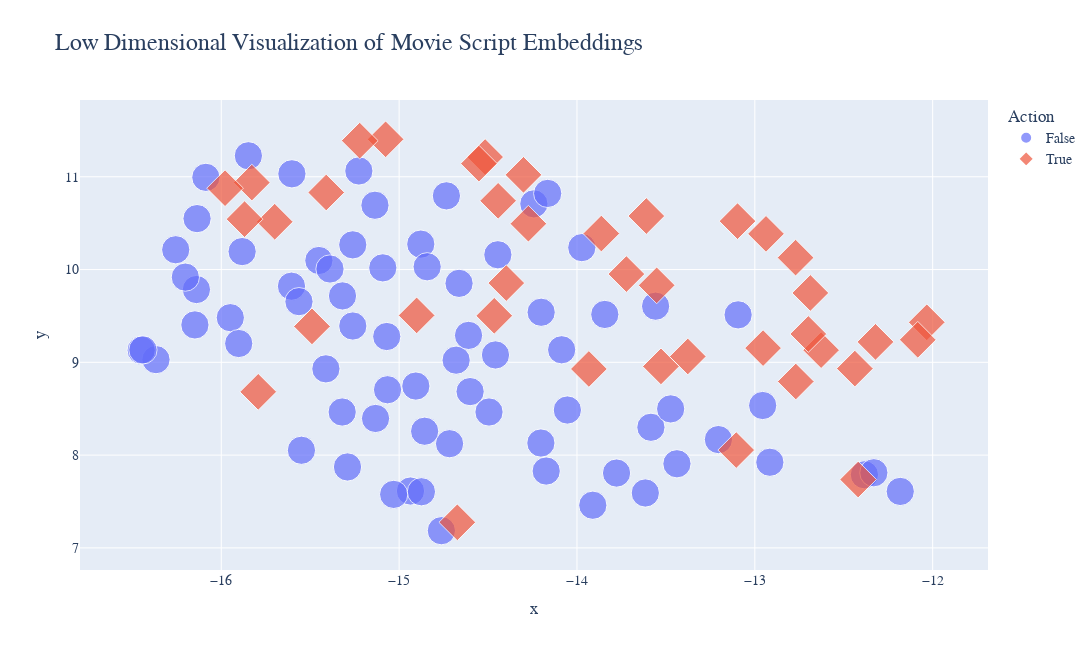

Notebook code for this chart:
### Code cell
focus = emblow.sample(1)[0, "genre"].split(",")
focus = focus[random.randint(0, len(focus))]
print(focus)

fig = px.scatter(
    emblow.with_columns(
        pl.col("genre").str.to_lowercase().str.contains(focus.lower(), literal=True)
        .alias(focus)
    ).with_columns(
        pl.when(pl.col(focus))
        .then(1.25)
        .otherwise(1)
        .alias(focus + "size")
    ),
    x='x',
    y='y',
    color=focus,
    symbol=focus,
    size = [2]*len(emblow), # focus + "size",
    # text = f'{focus}_label',
    hover_name = "movie_title",
    hover_data =["year", "genre", focus],
    title = "Low Dimensional Visualization of Movie Script Embeddings",
    width = int(1.25e3),
    height = int(0.65e3)
)

fig.update_layout(
    font=dict(
        family='Arial Black', 
        size=14
    ),
    title_font = dict(
        family='Arial Black', 
        size=24
    )
)

fig.show()

### Figure 1 — Plotly figure (JSON) as saved in the notebook; plotly's stock layout.template omitted (floating-point values rounded to 4 significant figures; data arrays with more than 128 entries replaced by an {"elided": "..."} marker saying what was removed)
{"data": [{"customdata": {"elided": "71x3 mixed values"}, "hovertemplate": "<b>%{hovertext}</b><br><br>Action=%{customdata[2]}<br>x=%{x}<br>y=%{y}<br>size=%{marker.size}<br>year=%{customdata[0]}<br>genre=%{customdata[1]}<extra></extra>", "hovertext": ["12 Angry Men", "9", "A Few Good Men Script", "A Scanner Darkly", "Aladdin", "All Quiet On The Western Front", "Amsterdam", "Anastasia", "Antz", "Barbie", "Basic Instinct", "Beavis and Butt-head Do America", "The Boxtrolls", "Bros", "Cidade de Deus (City of God)", "Coco", "Coraline", "The Croods", "The Curious Case of Benjamin Button", "Despicable Me 2", "Elemental", "Elvis", "Encanto", "Fantastic Mr Fox", "Fight Club", "Finding Nemo", "Forrest Gump", "Frozen (Disney)", "Gladiator 2", "Glass Onion", "The Godfather Part II", "The Godfather", "Goodfellas", "Happy Feet", "The Holdovers", "How to Train Your Dragon", "Inside Out", "Inside Out 2", "Interstellar", "It's a Wonderful Life", "The Little Mermaid", "The Lord of the Rings The Fellowship of the Ring", "The Lord of the Rings The Return of the King", "Luca", "Mary Poppins", "Moana 2", "Monkeybone", "Mulan", "The Nightmare Before Christmas", "Nope", "One Flew Over the Cuckoo's Nest", "Oppenheimer", "ParaNorman", "Pinocchio", "Pokemon: Mewtwo Returns", "Pulp Fiction", "The Rescuers Down Under", "Rise of the Guardians", "Saving Private Ryan", "Schindler's List", "Se7en", "The Shawshank Redemption", "Shrek", "Shrek the Third", "The Silence of the Lambs", "South Park", "Toy Story", "Up", "Wall-E", "Wonka", "Zootopia"], "legendgroup": "False", "marker": {"color": "#636efa", "size": [2, 2, 2, 2, 2, 2, 2, 2, 2, 2, 2, 2, 2, 2, 2, 2, 2, 2, 2, 2, 2, 2, 2, 2, 2, 2, 2, 2, 2, 2, 2, 2, 2, 2, 2, 2, 2, 2, 2, 2, 2, 2, 2, 2, 2, 2, 2, 2, 2, 2, 2, 2, 2, 2, 2, 2, 2, 2, 2, 2, 2, 2, 2, 2, 2, 2, 2, 2, 2, 2, 2], "sizemode": "area", "sizeref": 0.005, "symbol": "circle"}, "mode": "markers", "name": "False", "orientation": "v", "showlegend": true, "type": "scatter", "x": [-15.26, -13.84, -14.73, -15.45, -14.94, -14.24, -14.88, -15.07, -14.2, -14.68, -16.09, -15.61, -14.72, -15.32, -16.37, -16.45, -14.6, -12.96, -15.95, -14.49, -14.2, -16.14, -16.44, -15.13, -14.84, -13.78, -16.2, -14.05, -15.14, -14.44, -15.23, -15.6, -16.14, -13.44, -15.56, -12.92, -14.46, -14.61, -13.09, -16.15, -13.91, -12.38, -12.33, -14.17, -15.9, -13.62, -15.07, -14.76, -15.32, -15.09, -15.39, -13.97, -15.26, -15.29, -13.58, -15.88, -13.2, -13.47, -14.16, -12.18, -15.85, -16.26, -15.03, -14.87, -14.66, -15.41, -14.91, -14.09, -13.56, -15.55, -14.86], "xaxis": "x", "y": [10.27, 9.516, 10.79, 10.1, 7.613, 10.71, 10.27, 9.278, 9.54, 9.023, 10.99, 9.821, 8.123, 9.716, 9.029, 9.131, 8.685, 8.535, 9.481, 8.464, 8.13, 9.784, 9.134, 8.395, 10.03, 7.807, 9.918, 8.486, 10.69, 10.16, 11.06, 11.03, 10.55, 7.907, 9.654, 7.923, 9.08, 9.29, 9.512, 9.403, 7.46, 7.788, 7.81, 7.828, 9.203, 7.592, 8.704, 7.185, 8.464, 10.02, 10.01, 10.24, 9.391, 7.872, 8.3, 10.19, 8.167, 8.498, 10.82, 7.609, 11.23, 10.21, 7.577, 7.605, 9.851, 8.93, 8.744, 9.135, 9.605, 8.052, 8.258], "yaxis": "y"}, {"customdata": [[2001, "Action,Crime,Drama,Thriller", true], [2008, "Action,Adventure,Drama,SciFi,Thriller", true], [2009, "Action,Adventure,Comedy", true], [1982, "Action,Comedy,Thriller", true], [2015, "Action,Crime,Drama", true], [1987, "Action", true], [1988, "Action,Adventure,SciFi,Thriller", true], [1997, "Action,Adventure,Crime,Drama,Thriller", true], [1978, "Action,Horror,SciFi,Thriller", true], [1991, "Action,Drama,Horror,SciFi,Thriller", true], [2009, "Action,Adventure,Fantasy", true], [2019, "Action,Adventure,Drama", true], [2022, "Action,Crime,Drama", true], [2022, "Action,Adventure,Drama", true], [2002, "Action,Adventure,Drama,Mystery,Thriller", true], [2004, "Action,Adventure,Drama,Mystery,Thriller", true], [2007, "Action,Adventure,Mystery,Thriller", true], [2011, "Action,Adventure,Animation", true], [2008, "Action,Crime,Drama", true], [2024, "Action,Adventure,Comedy", true], [2008, "Action,Mystery,Thriller", true], [2009, "Action,Adventure,Family", true], [1980, "Action,Adventure,Animation,Fantasy,Horror,SciFi", true], [2014, "Action,Adventure,Animation", true], [2010, "Action,Adventure,SciFi", true], [2004, "Action,Adventure,Animation,Comedy,Family,SciFi", true], [2008, "Action,Animation,Comedy,Family", true], [2014, "Action,Adventure,Animation", true], [1999, "Action,SciFi", true], [2010, "Action,Animation,Comedy,Family,SciFi", true], [2022, "Action,Adventure,Drama", true], [1954, "Action,Drama", true], [2021, "Action,Adventure,Fantasy", true], [1980, "Action,Adventure,Fantasy", true], [2005, "Action,Adventure,Animation,Comedy,Drama,Fantasy", true], [1986, "Action,Drama", true], [2022, "Action,Drama", true], [1986, "Action,Animation,Family,SciFi", true], [2024, "Action,Adventure,Thriller", true]], "hovertemplate": "<b>%{hovertext}</b><br><br>Action=%{customdata[2]}<br>x=%{x}<br>y=%{y}<br>size=%{marker.size}<br>year=%{customdata[0]}<br>genre=%{customdata[1]}<extra></extra>", "hovertext": ["15 Minutes", "2012", "30 Minutes or Less", "48 Hrs", "A Most Violent Year", "Above the Law", "The Abyss", "Air Force One", "Alien", "Alien 3", "Avatar", "Avengers: Endgame", "The Batman", "Black Panther Wakanda Forever", "The Bourne Identity", "The Bourne Supremacy", "The Bourne Ultimatum", "Cars 2", "The Dark Knight", "Deadpool & Wolverine", "Eagle Eye", "Harry Potter and the Half Blood Prince", "Heavy Metal", "How to Train Your Dragon 2", "Inception", "The Incredibles", "Kung Fu Panda", "The LEGO Movie", "The Matrix", "Megamind", "The Northman", "Seven Samurai", "Spider Man No Way Home", "Star Wars Episode V The Empire Strikes Back", "TMNT", "Top Gun", "Top Gun Maverick", "Transformers: The Movie", "Twisters"], "legendgroup": "True", "marker": {"color": "#EF553B", "size": [2, 2, 2, 2, 2, 2, 2, 2, 2, 2, 2, 2, 2, 2, 2, 2, 2, 2, 2, 2, 2, 2, 2, 2, 2, 2, 2, 2, 2, 2, 2, 2, 2, 2, 2, 2, 2, 2, 2], "sizemode": "area", "sizeref": 0.005, "symbol": "diamond"}, "mode": "markers", "name": "True", "orientation": "v", "showlegend": true, "type": "scatter", "x": [-15.83, -13.55, -15.7, -15.87, -15.98, -15.41, -12.63, -14.44, -12.7, -12.95, -12.77, -12.77, -15.08, -12.69, -14.52, -14.3, -14.55, -13.53, -15.22, -12.94, -14.4, -15.79, -12.44, -13.1, -13.86, -14.47, -14.67, -13.93, -13.61, -13.72, -12.42, -14.27, -13.1, -12.32, -14.9, -12.03, -12.08, -13.38, -15.49], "xaxis": "x", "y": [10.94, 9.83, 10.51, 10.54, 10.88, 10.83, 9.131, 10.74, 9.306, 9.153, 8.793, 10.13, 11.4, 9.748, 11.21, 11.02, 11.14, 8.956, 11.39, 10.38, 9.854, 8.682, 8.932, 8.054, 10.39, 9.502, 7.276, 8.928, 10.58, 9.951, 7.737, 10.49, 10.52, 9.22, 9.506, 9.431, 9.243, 9.063, 9.387], "yaxis": "y"}], "layout": {"font": {"family": "Arial Black", "size": 14}, "height": 650, "legend": {"itemsizing": "constant", "title": {"text": "Action"}, "tracegroupgap": 0}, "title": {"font": {"family": "Arial Black", "size": 24}, "text": "Low Dimensional Visualization of Movie Script Embeddings"}, "width": 1250, "xaxis": {"anchor": "y", "domain": [0, 1], "title": {"text": "x"}}, "yaxis": {"anchor": "x", "domain": [0, 1], "title": {"text": "y"}}}}
